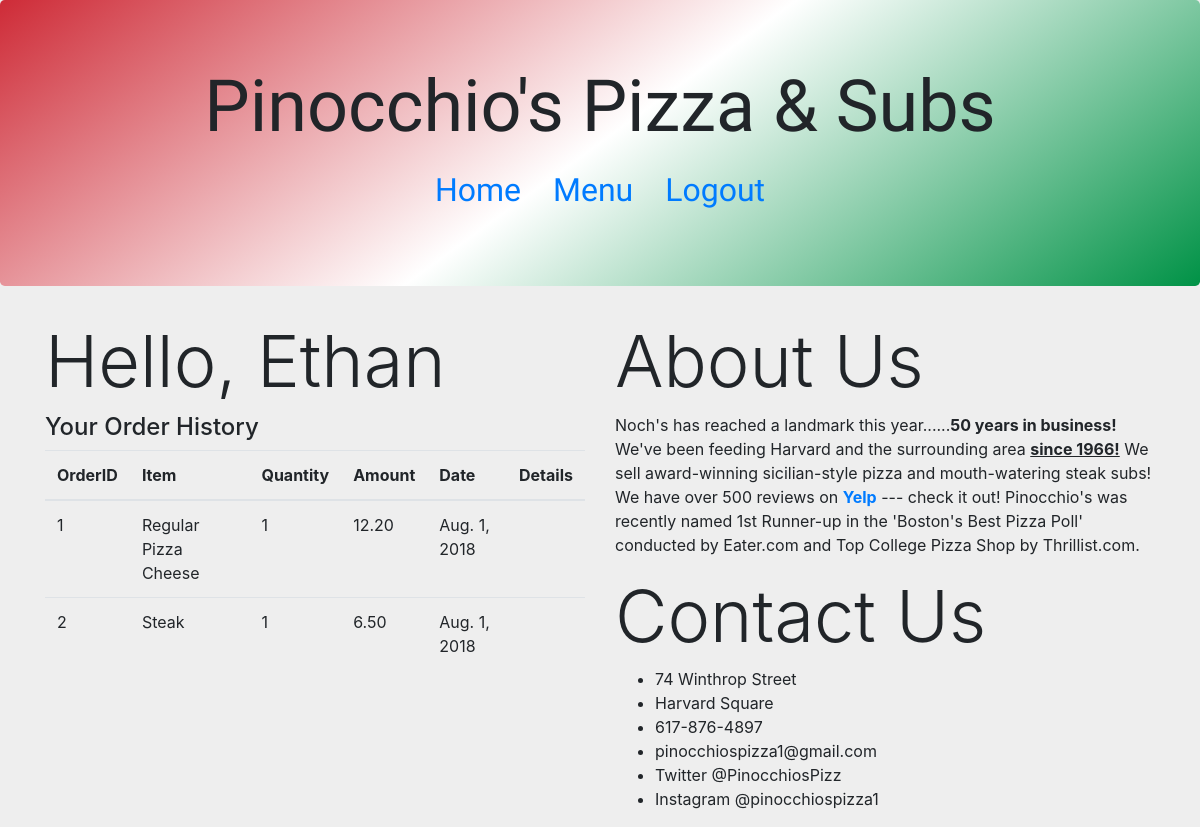
The page /user (signed in) on the database its author committed.
### orders/models.py (models this page shows, shortened)
class Orders(models.Model):
    ORDER_STATUS = (
        ('P', 'Pending'),
        ('C', 'Completed'),
    )
    user_id = models.IntegerField()
    item_number = models.ForeignKey(Prices, on_delete=models.CASCADE)
    quantity = models.IntegerField()
    order_details = models.CharField(max_length=250,blank=True)
    order_date = models.DateField()
    order_status = models.CharField(max_length=1, choices=ORDER_STATUS,default="P")

class Prices(models.Model):
    ITEM_SIZES = (
        ('S', 'Small'),
        ('L', 'Large'),
    )
    menu_id = models.ForeignKey(Menu, on_delete=models.CASCADE)
    item_size = models.CharField(max_length=1, choices=ITEM_SIZES)
    item_price = models.DecimalField(max_digits=10, decimal_places=2)

class Menu(models.Model):
    category_id = models.ForeignKey(Categories, on_delete=models.CASCADE, related_name="category")
    menu_item = models.CharField(max_length=30)
    menu_options = models.ForeignKey(Options,models.SET_NULL,blank=True,null=True)
    def __str__(self):
        return self.menu_item

### users/views.py (the view)
# urls.py: path("user", views.user_home, name="user_home")
def user_home(request):
    current_user = request.user
    print(current_user.is_superuser)
    if current_user.is_superuser:
        orderdetails = Orders.objects.all()
    else:
        orderdetails = Orders.objects.filter(user_id = current_user.id)
    context = {
        "myorders": orderdetails
    }
    return render(request, "users/user.html",context)

### users/templates/users/user.html (shortened to what this page needs)
{% extends "base.html" %}
{% block body %}
<div class="container">
    <div class="row">
        <div class="col-sm-6">
            <h1 class="display-3">Hello, {{ user.first_name }}</h1>
            <h4>Your Order History</h4>
            <table class="table table-responsive">
              <thead>
                <tr>
                  <th scope="col">OrderID</th>
                  <th scope="col">Item</th>
                  <th scope="col">Quantity</th>
                  <th scope="col">Amount</th>
                  <th scope="col">Date</th>
                  <th scope="col">Details</th>
                </tr>
              </thead>
                  <tbody>
                      {% for od in myorders %}
                    <tr>
                      <td>{{ od.id }}</td>
                      <td>{{ od.item_number.menu_id }}</td>
                      <td>{{ od.quantity }}</td>
                      <td>{{ od.item_number.item_price }}</td>
                      <td>{{ od.order_date }}</td>
                      <td>{{ od.details }}</td>
                    </tr>
                    {% endfor %}
                  </tbody>
            </table>
        </div>
        <div class="col-sm-6">
            <h1 class="display-3">About Us</h1>
            <p>Noch's has reached a landmark this year......<strong>50 years in business!</strong> We've been feeding Harvard and the surrounding area
            <strong><u>since 1966!</u></strong>
            We sell award-winning sicilian-style pizza and mouth-watering steak subs! We have over 500 reviews on
            <strong><a href="https://www.yelp.com/biz/pinocchios-pizza-and-subs-cambridge" title="Yelp">Yelp</a></strong>
            --- check it out! Pinocchio's was recently named 1st Runner-up in the 'Boston's Best Pizza Poll'
            conducted by Eater.com and Top College Pizza Shop by Thrillist.com.
            </p>
            <h1 class="display-3">Contact Us</h1>
            <ul>
                <li>74 Winthrop Street</li>
                <li>Harvard Square</li>
                <li>617-876-4897</li>
                <li>pinocchiospizza1@gmail.com</li>
                <li>Twitter @PinocchiosPizz</li>
                <li>Instagram @pinocchiospizza1</li>
            </ul>
        </div>
    </div>
</div>
{% endblock %}

### static/main.css (style rules this page uses)
body { background-color: #EEEEEE; }

### rows shown on the page
Orders: id "1", item_number.menu_id "Regular Pizza Cheese", quantity "1", item_number.item_price "12.20", order_date "Aug. 1, 2018"
Orders: id "2", item_number.menu_id "Steak", quantity "1", item_number.item_price "6.50", order_date "Aug. 1, 2018"

### other values the page prints
{{ user.first_name }} "Ethan"
